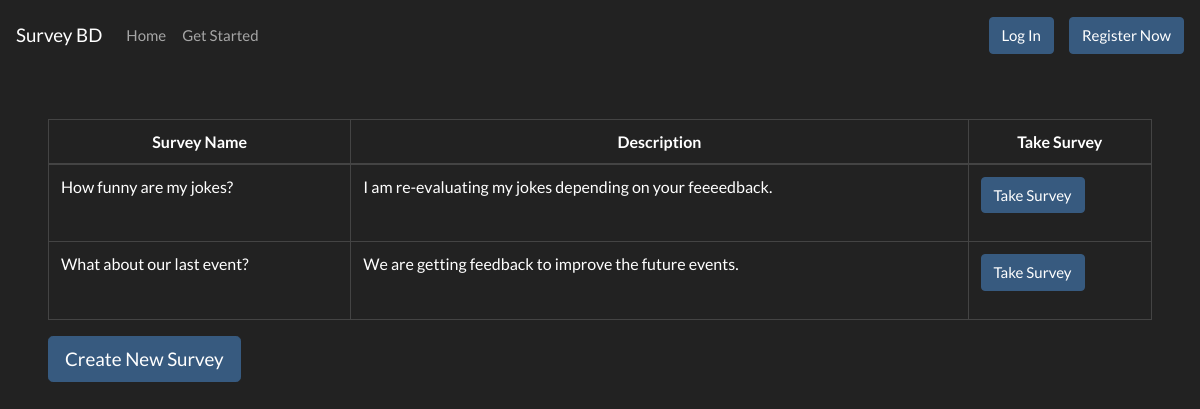
Page /list.php on the committed database.
### tables this page shows
CREATE TABLE `surveys` (
  `id` int(255) NOT NULL,
  `title` varchar(255) NOT NULL,
  `description` varchar(255) NOT NULL,
  `user_id` int(255) NOT NULL,
  `category_id` int(255) NOT NULL,
  `created_date` timestamp NOT NULL DEFAULT current_timestamp()
);

### dbConnection.php (called while the page is built, shortened)
<?php
class Database
{
    private static $user = 'root';
    private static $password = '';
    private static $dsn = 'mysql:host=localhost;dbname=surveybobby';
    private static $dbcon;
    public static function getDb()
    {
        if (!isset(self::$dbcon)) {
            try {
                self::$dbcon = new PDO(self::$dsn, self::$user, self::$password);
            } catch (PDOException $e) {
                $msg = $e->getMessage();
                exit();
            }
        }
        return self::$dbcon;
    }
}
?>

### Survey.php (called while the page is built, shortened)
<?php
class Survey {
   public function listAllSurveys($dbcon){
        $sql = "SELECT * FROM surveys";
        $pdostm = $dbcon->prepare($sql);
        $pdostm->execute();
        $surveys = $pdostm->fetchAll(PDO::FETCH_OBJ);
        return $surveys;
    }
}
?>

### list.php (the view, shortened to what this page needs)
<?php
require_once 'dbConnection.php';
require_once 'Survey.php';
include_once 'header.php';
$s = new Survey();
$surveys =  $s->listAllSurveys(Database::getDb());
?>
<!DOCTYPE html>
<html lang="en">
<head>
    <link rel="stylesheet" href="https://stackpath.bootstrapcdn.com/bootswatch/4.4.1/darkly/bootstrap.min.css">
    <link rel="stylesheet" href="css/bootstrap.min.css">
</head>
<body>
<main class="m-5">
<div>
<table class="table table-bordered table-hover tbl">
  <thead class="text-center">
    <tr>
      <th scope="col">Survey Name</th>
      <th scope="col">Description</th>
      <th scope="col">Take Survey</th>
    </tr>
  </thead>
  <tbody>
        <?php foreach ($surveys as $survey) { ?>
            <tr>
                <td><?= $survey->title ?></td>
                <td><?= $survey->description ?></td>
                <td>
                    <form action="takeSurvey.php" method="post">
                        <input type="submit" class="button btn btn-primary" name="takeSurvey" value="Take Survey"/>
                    </form>
                </td>
            </tr>
        <?php } ?>
        </tbody>
    </table>
    </div>
    <div><a class="btn btn-primary btn-lg" href="createSurvey.php" role="button">Create New Survey</a> </div>
</main>
</body>
</html>

### rows in the picture
surveys: title "How funny are my jokes?", description "I am re-evaluating my jokes depending on your feeeedback."
surveys: title "What about our last event?", description "We are getting feedback to improve the future events."
